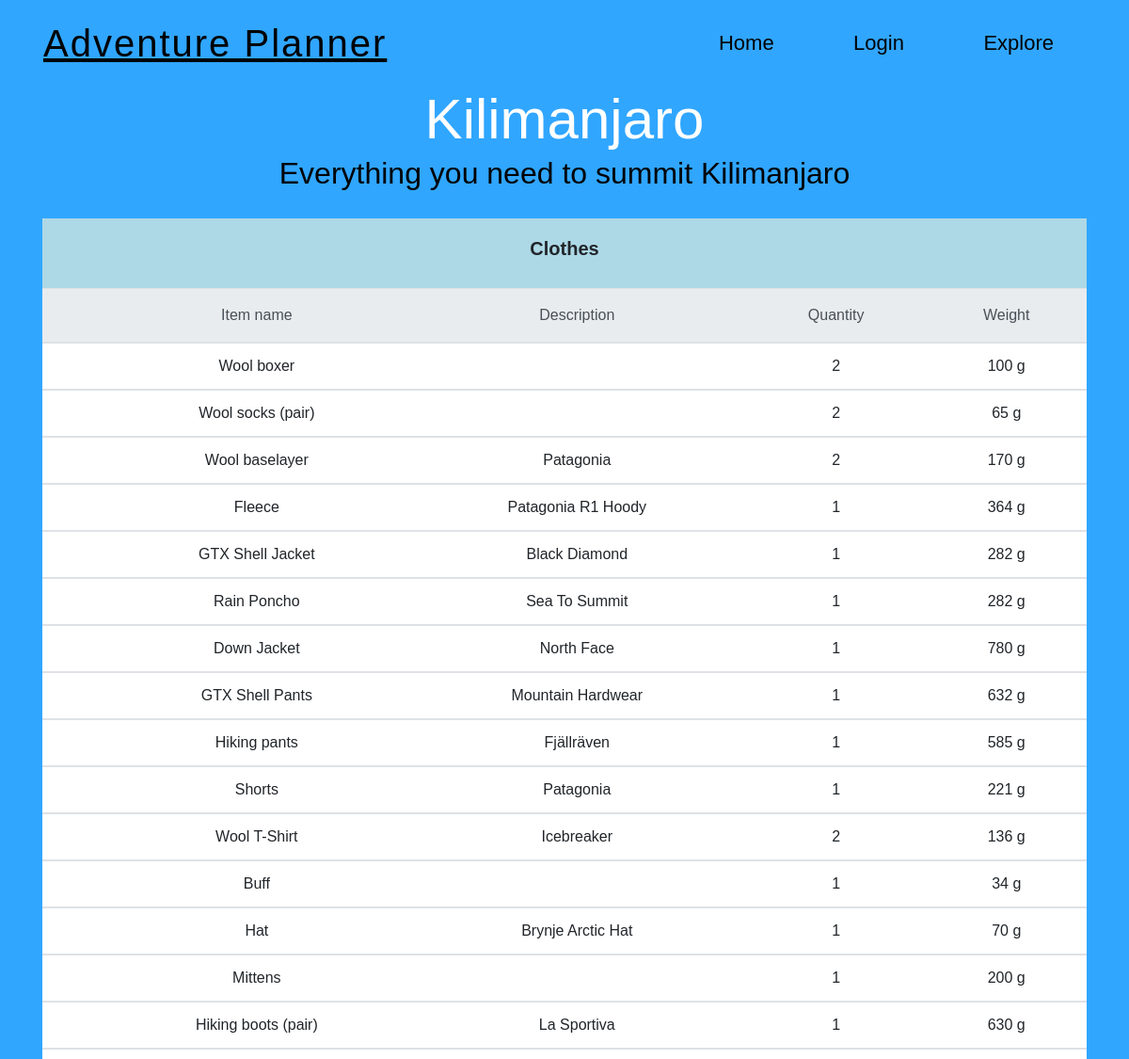
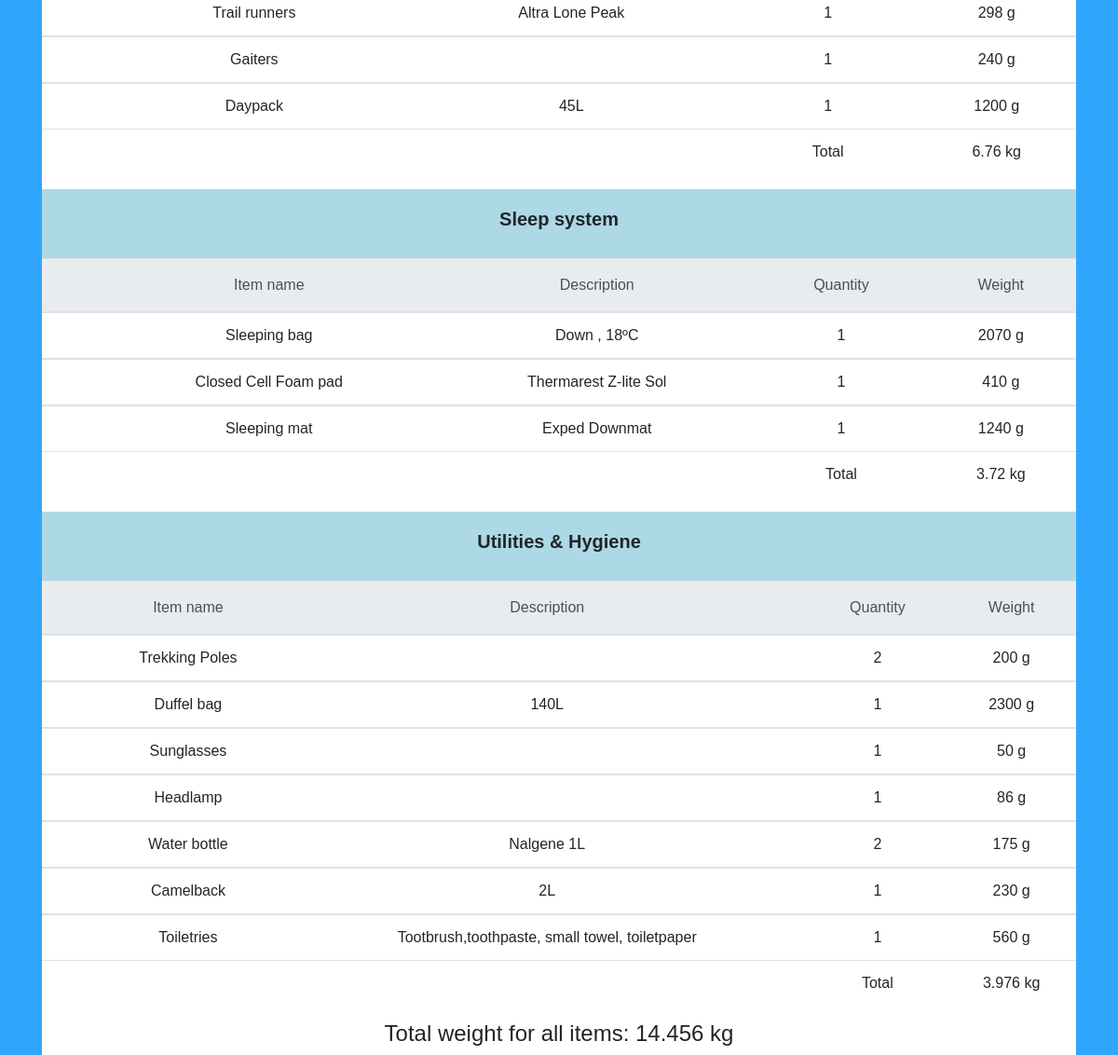
Screenshot of /explore_index/1 with the database file from the repository (2 pictures, top to bottom).
### tables this page shows
CREATE TABLE 'explore_projects' ('user_id' integer, 'username' varchar(255), 'project_id' integer PRIMARY KEY NOT NULL, 'project_name' varchar(255), 'project_description' varchar(255));

CREATE TABLE 'explore_lists' ('user_id' integer, 'project_id' integer, 'list_id' integer, 'list_name' varchar(255), 'project_name' varchar(255));

CREATE TABLE 'explore_items' ('user_id' integer, 'project_id' integer, 'list_id' integer, 'item_name' varchar(255), 'description' varchar(255), 'weight' integer, 'quantity' integer, 'item_id' integer);

### application.py (the view)
@app.route("/explore_index/<int:project_id>", methods=["GET"])
def explore_index(project_id):
    project_rows=db.execute("SELECT * FROM explore_projects WHERE project_id=:project_id", project_id=project_id)
    project_name=project_rows[0]["project_name"]
    saved_lists = db.execute("SELECT * FROM explore_lists WHERE project_id=:project_id", project_id=project_id)
    items = db.execute("SELECT * FROM explore_items WHERE project_id = :project_id", project_id=project_id)
    list_total = {}
    total_weight = 0
    for row in saved_lists:
        list_id = row["list_id"]
        for item in items:
            if item["list_id"] == list_id:
                item_weight =+ item["weight"] * item["quantity"]
                if list_id not in list_total.keys():
                    list_total[list_id] = item_weight
                else:
                    list_total[list_id] += item_weight
                total_weight += item_weight
    return render_template("explore_index.html", items=items, saved_lists=saved_lists, total_weight=total_weight, list_total=list_total, project_rows=project_rows, project_id=project_id)

### application.py (called while the page is built)
@app.after_request
def after_request(response):
    response.headers["Cache-Control"] = "no-cache, no-store, must-revalidate"
    response.headers["Expires"] = 0
    response.headers["Pragma"] = "no-cache"
    return response

### templates/explore_index.html (shortened to what this page needs)
{% extends "layout.html" %}
{% block main %}
<div class="pagetitle-header">
    <a><button class="edit-project-name-button"><h2 class="explore-title">{{project_rows[0]["project_name"]}}</h2></button></a>
</div>
<div class="pagetitle-description">
    {% if project_rows[0]["project_description"] %}
    <a><button class="edit-description-button-explore"><h2 class="description">{{project_rows[0]["project_description"]}}</h2></button></a>
    {% endif %}
</div>
<div class="container">
    <div class="row">
        <div class="col-12">
            <div class="card">
                {% for list in saved_lists %}
                <div class="card-body text-center box-title">
                    <h5 class="card-title m-b-0">{{list["list_name"]}}</h5>
                </div>
                <div class="table-responsive">
                    <table class="table">
                        <thead class="thead-light">
                            <tr>
                                <th></th>
                                <th scope="col">Item name</th>
                                <th scope="col">Description</th>
                                <th scope="col">Quantity</th>
                                <th scope="col">Weight</th>
                            </tr>
                        </thead>
                        {% for item in items %}
                            {% if list["list_id"] == item["list_id"] %}
                        <tbody class="customtable">
                            <form method="POST" action="/del_item/{{project_rows[0]["project_id"]}}">
                                    <tr>
                                        <th></th>
                                        <td>{{item["item_name"]}}</td>
                                        <td>{{item["description"]}}</td>
                                        <td>{{item["quantity"]}}</td>
                                        <td>{{item["weight"]}} g</td>
                                    </tr>
                              {% endif %}
                        {% endfor %}
                                    <tr>
                                        <td></td>
                                        <td></td>
                                        <td></td>
                                    {% set list_id = list["list_id"] %}
                                        <td>Total</td>
                                        <td>
                                        {% if not list_total[list_id] %}
                                        0 g
                                        {% elif list_total[list_id] >= 1000: %}
                                            {{list_total[list_id] / 1000 }} kg
                                        {% else %}
                                        {{list_total[list_id]}} g
                                        {% endif %}
                                        </td>
                                    </tr>
                            </form>
                        </tbody>
                    </table>
                </div>
                    {% endfor %}
                    {% if saved_lists %}
                    <h4 class="total_weight">
                        Total weight for all items:
                        {% if total_weight == 0 %}
                        0 g
                        {% elif total_weight >= 1000  %}
                        {{total_weight / 1000}} kg
                        {% else %}
                        {{total_weight}} g
                        {% endif %}
                        </h4>
                    {% endif %}
                </div>
            </div>
        </div>
    </div>
{% endblock %}

### static/styles.css (style rules this page uses)
body { background-color: #30A6FF; background-size:cover }
table { width:100%; }
th { background-color:white; }
body { font-family: 'Calibri', sans-serif !important }
.container { margin-top: 20px }
.card { position: relative; display: -webkit-box; display: -ms-flexbox; display: flex; -webkit-box-orient: vertical; -webkit-box-direction: normal; -ms-flex-direction: column; flex-direction: column; min-width: 0; word-wrap: break-word; background-color: #fff; background-clip: border-box; border: 0px solid transparent; border-radius: 0px }
.card-body { -webkit-box-flex: 1; -ms-flex: 1 1 auto; flex: 1 1 auto; padding: 1.25rem }
.card .card-title { position: relative; font-weight: 600; margin-bottom: 10px }
.table { width: 100%; max-width: 100%; margin-bottom: 1rem; background-color: transparent }
.table th, .table thead th { font-weight: 500 }
.table thead th { vertical-align: bottom; border-bottom: 2px solid #dee2e6 }
.table th { padding: 1rem; vertical-align: top; border-top: 1px solid #dee2e6 }
th { text-align: inherit }
.box-title { background-color: lightblue; }
html, body { margin: 0; padding: 0; width: 100%; }
.share, { display:flex; justify-content:center; padding:50px; }
.explore-title { font-family: bebas-neue, sans-serif; font-style: normal; font-weight: 400; font-size:60px; color:#fff;; margin-top:-10px; margin-bottom:-20px; }
.edit-project-name-button { border: none; background-color:transparent; text-decoration: none; color: #ffffff; cursor: pointer; text-align: center; transition: background 250ms ease-in-out, transform 150ms ease; -webkit-appearance: none; -moz-appearance: none; margin-top:100px; }
.edit-description-button-explore { display: inline-block; font-family: bebas-neue, sans-serif; font-style: normal; font-weight: 400; font-size:60px; border: none; background-color:transparent; text-decoration: none; color: #000; cursor: pointer; text-align: center; transition: background 250ms ease-in-out, transform 150ms ease; -webkit-appearance: none; -moz-appearance: none; margin-top:10px; }

### rows the page displays
explore_projects: project_name "Kilimanjaro", project_description "Everything you need to summit Kilimanjaro"
explore_lists: list_name "Clothes", list_total "6.76"
explore_items: item_name "Wool boxer", quantity "2", weight "100"
explore_items: item_name "Wool socks (pair)", quantity "2", weight "65"
explore_items: item_name "Wool baselayer", description "Patagonia", quantity "2", weight "170"
explore_items: item_name "Fleece", description "Patagonia R1 Hoody", quantity "1", weight "364"
explore_items: item_name "GTX Shell Jacket", description "Black Diamond", quantity "1", weight "282"
explore_items: item_name "Rain Poncho", description "Sea To Summit", quantity "1", weight "282"
explore_items: item_name "Down Jacket", description "North Face", quantity "1", weight "780"
explore_items: item_name "GTX Shell Pants", description "Mountain Hardwear", quantity "1", weight "632"
explore_items: item_name "Hiking pants", description "Fjällräven", quantity "1", weight "585"
explore_items: item_name "Shorts", description "Patagonia", quantity "1", weight "221"
explore_items: item_name "Wool T-Shirt", description "Icebreaker", quantity "2", weight "136"
explore_items: item_name "Buff", quantity "1", weight "34"
explore_items: item_name "Hat", description "Brynje Arctic Hat", quantity "1", weight "70"
explore_items: item_name "Mittens", quantity "1", weight "200"
explore_items: item_name "Hiking boots (pair)", description "La Sportiva", quantity "1", weight "630"
explore_items: item_name "Trail runners", description "Altra Lone Peak", quantity "1", weight "298"
explore_items: item_name "Gaiters", quantity "1", weight "240"
explore_items: item_name "Daypack", description "45L", quantity "1", weight "1200"
explore_lists: list_name "Sleep system", list_total "3.72"
explore_items: item_name "Sleeping bag", description "Down , 18ºC", quantity "1", weight "2070"
explore_items: item_name "Closed Cell Foam pad", description "Thermarest Z-lite Sol", quantity "1", weight "410"
explore_items: item_name "Sleeping mat", description "Exped Downmat", quantity "1", weight "1240"
explore_lists: list_name "Utilities & Hygiene", list_total "3.976"
explore_items: item_name "Trekking Poles", quantity "2", weight "200"
explore_items: item_name "Duffel bag", description "140L", quantity "1", weight "2300"
explore_items: item_name "Sunglasses", quantity "1", weight "50"
explore_items: item_name "Headlamp", quantity "1", weight "86"
explore_items: item_name "Water bottle", description "Nalgene 1L", quantity "2", weight "175"
explore_items: item_name "Camelback", description "2L", quantity "1", weight "230"
explore_items: item_name "Toiletries", description "Tootbrush,toothpaste, small towel, toiletpaper", quantity "1", weight "560"

### other values shown
{{ total_weight / 1000 }} "14.456"
